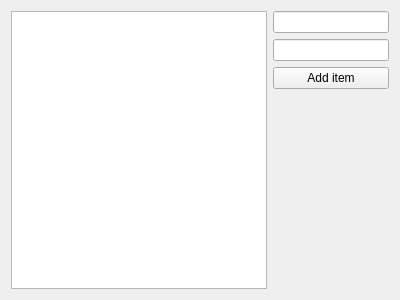
<?xml version="1.0" encoding="UTF-8"?>
<ui version="4.0">
 <class>MainWindow</class>
 <widget class="QMainWindow" name="MainWindow">
  <property name="geometry">
   <rect>
    <x>0</x>
    <y>0</y>
    <width>400</width>
    <height>300</height>
   </rect>
  </property>
  <property name="windowTitle">
   <string>MainWindow</string>
  </property>
  <widget class="QWidget" name="centralWidget">
   <layout class="QHBoxLayout" name="horizontalLayout">
    <item>
     <widget class="QTreeView" name="treeView"/>
    </item>
    <item>
     <layout class="QVBoxLayout" name="verticalLayout">
      <item>
       <widget class="QLineEdit" name="textEdit"/>
      </item>
      <item>
       <widget class="QLineEdit" name="ageEdit"/>
      </item>
      <item>
       <widget class="QPushButton" name="addButton">
        <property name="text">
         <string>Add item</string>
        </property>
       </widget>
      </item>
      <item>
       <spacer name="verticalSpacer">
        <property name="orientation">
         <enum>Qt::Vertical</enum>
        </property>
        <property name="sizeHint" stdset="0">
         <size>
          <width>20</width>
          <height>40</height>
         </size>
        </property>
       </spacer>
      </item>
     </layout>
    </item>
   </layout>
  </widget>
 </widget>
 <layoutdefault spacing="6" margin="11"/>
 <resources/>
 <connections/>
</ui>
